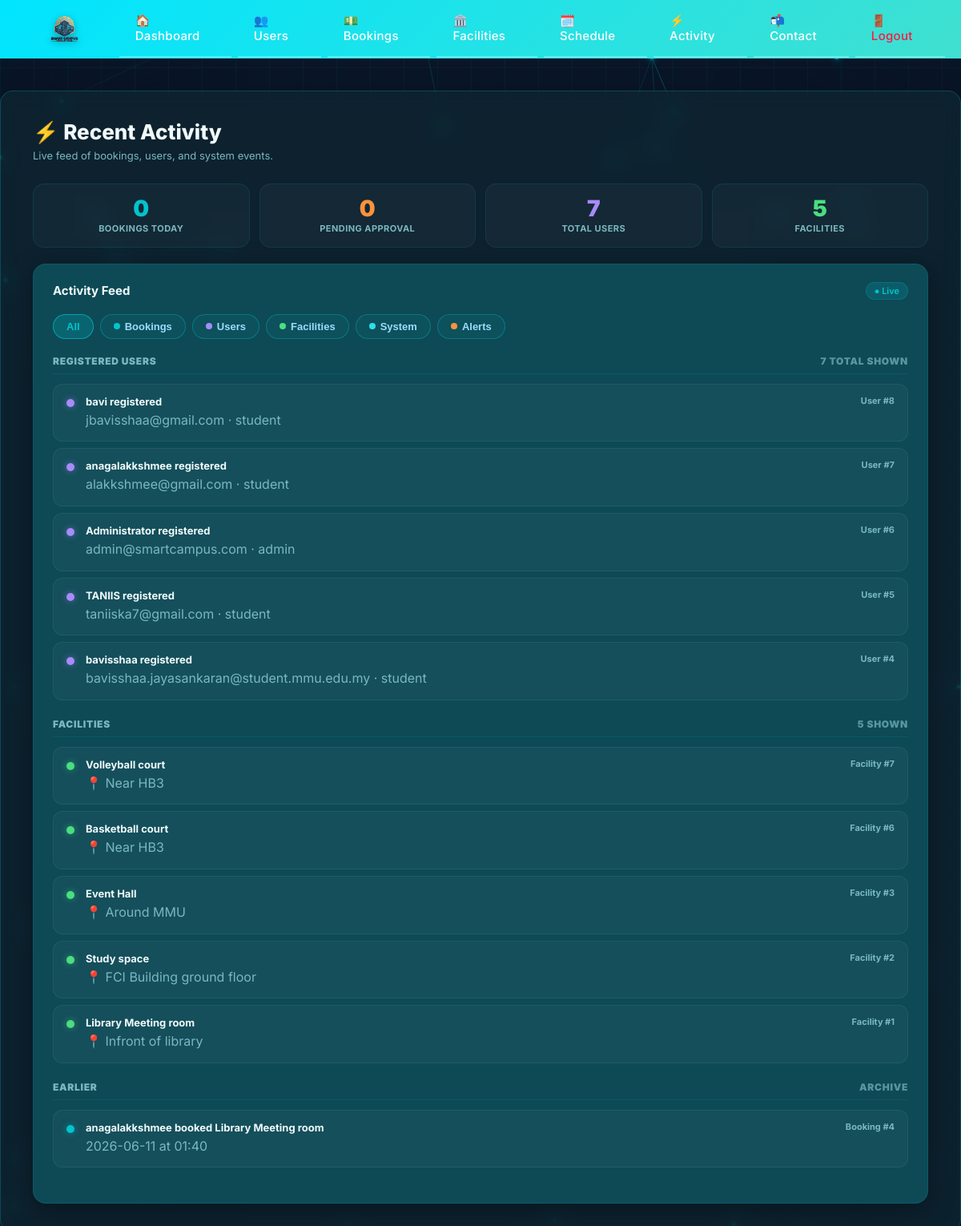
Page /admin/activity (signed in) on the earlier database version.
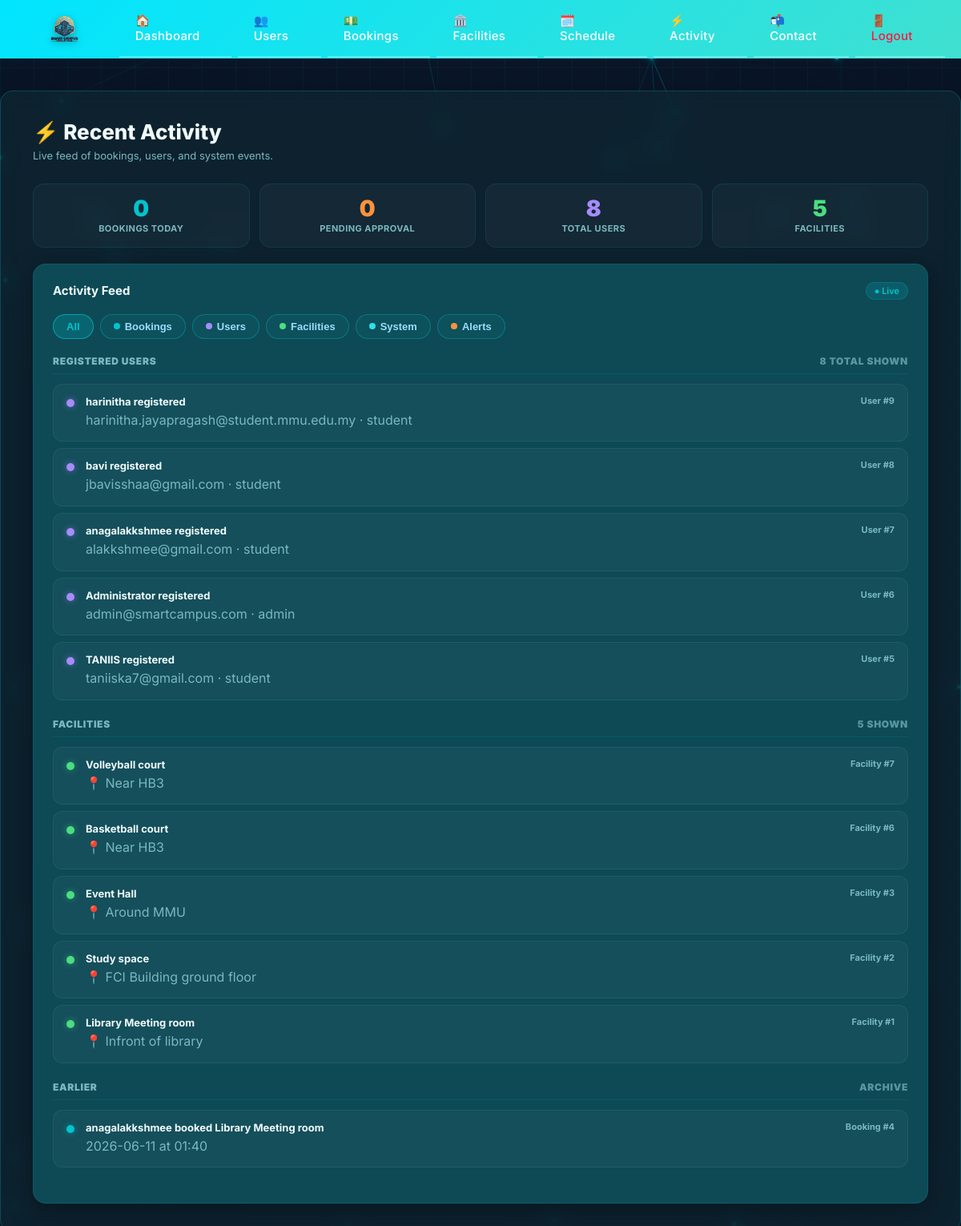
Same page on the later database version.
### tables this page shows
CREATE TABLE users (
        id INTEGER PRIMARY KEY AUTOINCREMENT,
        name TEXT,
        username TEXT UNIQUE,
        email TEXT UNIQUE,
        password TEXT,
        role TEXT DEFAULT 'student'
    );

CREATE TABLE facilities (
        id INTEGER PRIMARY KEY AUTOINCREMENT,
        name TEXT,
        location TEXT,
        description TEXT,
        image_filenames TEXT DEFAULT ''
    , category TEXT DEFAULT 'others', capacity INTEGER DEFAULT 0, view_360_filename TEXT DEFAULT '');

CREATE TABLE bookings (
        id INTEGER PRIMARY KEY AUTOINCREMENT,
        user_id INTEGER,
        facility_id INTEGER,
        date TEXT,
        time TEXT,
        status TEXT,
        is_approved INTEGER DEFAULT 0
    , facility_title TEXT, created_at TEXT DEFAULT (datetime('now')));

### app.py (the view)
@app.route("/admin/activity")
def admin_activity():
    guard = require_admin()
    if guard: return guard
    conn = get_db()
    today = malaysia_now().strftime("%Y-%m-%d")
    yesterday = (malaysia_now() - timedelta(days=1)).strftime("%Y-%m-%d")
    bookings = conn.execute("""
        SELECT b.id, u.name AS user_name, f.name AS facility_name,
               b.date, b.time, b.status, b.is_approved
        FROM bookings b
        JOIN users u ON b.user_id = u.id
        JOIN facilities f ON b.facility_id = f.id
        ORDER BY b.id DESC LIMIT 30
    """).fetchall()
    users = conn.execute("""
        SELECT id, name, email, role FROM users ORDER BY id DESC LIMIT 20
    """).fetchall()
    facilities = conn.execute("""
        SELECT id, name, location FROM facilities ORDER BY id DESC LIMIT 10
    """).fetchall()
    total_bookings_today = conn.execute(
        "SELECT COUNT(*) as cnt FROM bookings WHERE date=?", (today,)
    ).fetchone()["cnt"]
    pending = conn.execute(
        "SELECT COUNT(*) as cnt FROM bookings WHERE is_approved=0 AND status != 'canceled'"
    ).fetchone()["cnt"]
    total_users = conn.execute("SELECT COUNT(*) as cnt FROM users").fetchone()["cnt"]
    total_facilities = conn.execute("SELECT COUNT(*) as cnt FROM facilities").fetchone()["cnt"]
    conn.close()
    return render_template("admin_activity.html",
        bookings=bookings, users=users, facilities=facilities,
        today=today, yesterday=yesterday,
        total_bookings_today=total_bookings_today,
        pending=pending, total_users=total_users,
        total_facilities=total_facilities,
    )

### app.py (called while the page is built)
def malaysia_now():
    return datetime.now(MALAYSIA_TZ)

def get_db():
    conn = sqlite3.connect("database.db")
    conn.row_factory = sqlite3.Row
    return conn

def require_admin():
    if "user_id" not in session:
        flash("Please log in as admin.")
        return redirect('/admin-login')
    if session.get("role") != "admin":
        session.clear()
        session.modified = True
        flash("Access denied. Please log in as admin.")
        return redirect('/admin-login')
    return None

### smart campus/templates/admin_activity.html (shortened to what this page needs)
{% extends "base.html" %}
{% block content %}
<div class="act-header">
  <h1>⚡ Recent Activity</h1>
  <p>Live feed of bookings, users, and system events.</p>
</div>
<div class="stat-strip">
  <div class="stat-card">
    <div class="num">{{ total_bookings_today }}</div>
    <div class="lbl">Bookings Today</div>
  </div>
  <div class="stat-card orange">
    <div class="num">{{ pending }}</div>
    <div class="lbl">Pending Approval</div>
  </div>
  <div class="stat-card purple">
    <div class="num">{{ total_users }}</div>
    <div class="lbl">Total Users</div>
  </div>
  <div class="stat-card green">
    <div class="num">{{ total_facilities }}</div>
    <div class="lbl">Facilities</div>
  </div>
</div>
<div class="panel">
  <div class="panel-header">
    <div class="panel-title">Activity Feed</div>
    <div class="panel-badge">● Live</div>
  </div>
  <div class="filters">
    <button class="fbtn active" type="button" data-type="all">All</button>
    <button class="fbtn" type="button" data-type="Bookings"><span class="fdot fdot-bookings"></span>Bookings</button>
    <button class="fbtn" type="button" data-type="Users"><span class="fdot fdot-users"></span>Users</button>
    <button class="fbtn" type="button" data-type="Facilities"><span class="fdot fdot-facilities"></span>Facilities</button>
    <button class="fbtn" type="button" data-type="System"><span class="fdot fdot-system"></span>System</button>
    <button class="fbtn" type="button" data-type="Alerts"><span class="fdot fdot-alerts"></span>Alerts</button>
  </div>
  <div id="activity">
    {% set today_bookings = bookings | selectattr('date', 'equalto', today) | list %}
    {% set yest_bookings = bookings | selectattr('date', 'equalto', yesterday) | list %}
    {% if users %}
    <div class="day-block">
      <div class="day-head">
        <div class="day-title">Registered Users</div>
        <div class="day-title" style="opacity:.7;">{{ users|length }} total shown</div>
      </div>
      <div class="cards">
        {% for u in users[:5] %}
        <div class="card" data-type="Users">
          <div class="dot c-users"></div>
          <div class="card-body">
            <div class="card-title">{{ u['name'] or 'Unknown' }} registered</div>
            <p class="card-sub">{{ u['email'] or '—' }} · {{ u['role'] or 'student' }}</p>
          </div>
          <div class="card-meta">User #{{ u['id'] }}</div>
        </div>
        {% endfor %}
      </div>
    </div>
    {% endif %}
    {% if facilities %}
    <div class="day-block">
      <div class="day-head">
        <div class="day-title">Facilities</div>
        <div class="day-title" style="opacity:.7;">{{ facilities|length }} shown</div>
      </div>
      <div class="cards">
        {% for f in facilities %}
        <div class="card" data-type="Facilities">
          <div class="dot c-facilities"></div>
          <div class="card-body">
            <div class="card-title">{{ f['name'] }}</div>
            <p class="card-sub">📍 {{ f['location'] or '—' }}</p>
          </div>
          <div class="card-meta">Facility #{{ f['id'] }}</div>
        </div>
        {% endfor %}
      </div>
    </div>
    {% endif %}
    {% set older = bookings | rejectattr('date', 'equalto', today) | rejectattr('date', 'equalto', yesterday) | list %}
    {% if older %}
    <div class="day-block">
      <div class="day-head">
        <div class="day-title">Earlier</div>
        <div class="day-title" style="opacity:.7;">Archive</div>
      </div>
      <div class="cards">
        {% for b in older[:5] %}
        <div class="card" data-type="Bookings">
          <div class="dot c-bookings"></div>
          <div class="card-body">
            <div class="card-title">{{ b['user_name'] }} booked {{ b['facility_name'] }}</div>
            <p class="card-sub">{{ b['date'] }} at {{ b['time'] or '—' }}</p>
          </div>
          <div class="card-meta">Booking #{{ b['id'] }}</div>
        </div>
        {% endfor %}
      </div>
    </div>
    {% endif %}
  </div>
</div>
{% endblock %}

### smart campus/templates/base.html (shortened to what this page needs)
<!DOCTYPE html>
<html>
<head>
    <link rel="stylesheet" href="{{ url_for('static', filename='admin.css') }}">
</head>
<body>
    <nav>
        <div class="site-branding">
            <img src="{{ url_for('static', filename='images/download-1.svg') }}" alt="Download" class="logo-img">
        </div>
        <a href="/admin">🏠 Dashboard</a>
        <a href="/admin/users">👥 Users</a>
        <a href="/admin/bookings">💵 Bookings</a>
        <a href="/admin/facilities">🏛️ Facilities</a>
        <a href="/admin/todays-schedule">🗓️ Schedule</a>
        <a href="/admin/activity">⚡ Activity</a>
        <a href="/admin/contact">📬 Contact</a>
        <a href="/logout">🚪 Logout</a>
    </nav>
    <div class="container">
        {% block content %}{% endblock %}
    </div>
</body>
</html>

### static/admin.css (style rules this page uses)
* { margin: 0; padding: 0; box-sizing: border-box; }
body { font-family: 'Inter', sans-serif; background: radial-gradient(1200px 700px at 15% 15%, rgba(0, 196, 204, 0.22), rgba(0, 196, 204, 0) 60%), radial-gradient(1000px 600px at 85% 25%, rgba(45, 224, 232, 0.18), rgba(45, 224, 232, 0) 55%), radial-gradient(900px 600px at 50% 90%, rgba(0, 196, 204, 0.14), rgba(0, 196, 204, 0) 58%), linear-gradient(135deg, #0a1628 0%, #0a1628 35%, #112d36 70%, #1a3d4a 100%); background-attachment: fixed; color: #c5cdd5; min-height: 100vh; overflow-x: hidden; }
nav, .container { position: relative; z-index: 10; }
nav { background: linear-gradient(135deg, #00E5FF, #40E0D0); backdrop-filter: blur(12px); border-bottom: 1px solid rgba(0, 229, 255, 0.3); padding: 0 20px 0 40px; display: flex; align-items: center; gap: 8px; position: sticky; top: 0; z-index: 100; }
nav a { color: #ffffff; text-decoration: none; padding: 16px 20px; font-weight: 500; font-size: 15px; letter-spacing: 0.3px; border-bottom: 2px solid rgba(255,255,255,0.3); transition: all 0.3s ease; }
nav a:last-child { margin-left: auto; color: #ff1744; }
.container, .panel { background: rgba(17, 45, 54, 0.55); backdrop-filter: blur(12px); border: 1px solid rgba(0, 196, 204, 0.25); box-shadow: 0 8px 32px rgba(0, 0, 0, 0.35); }
.site-branding { display: flex; align-items: center; gap: 12px; margin-right: 20px; }
.logo-img, .mascot-img { height: 44px; width: auto; border-radius: 4px; transition: all 0.3s ease; filter: drop-shadow(0 2px 4px rgba(0,0,0,0.3)); }
.container { max-width: 1200px; margin: 40px auto; padding: 35px 40px; border-radius: 16px; }
.container h1 { font-size: 32px; font-weight: 700; color: #ffffff; margin-bottom: 8px; }
.container p { font-size: 16px; line-height: 1.6; }
.stat-card { background: linear-gradient(135deg, rgba(76,175,80,0.15), rgba(76,175,80,0.05)); border: 1px solid rgba(0, 196, 204, 0.28); border-radius: 12px; padding: 24px; text-align: center; transition: transform 0.3s ease; }
button { margin-top: 15px; padding: 12px; width: 100%; background: linear-gradient(135deg, #1f3a44, #2c5364); color: white; border: none; border-radius: 8px; cursor: pointer; }

Differences in the rows shown:
no longer on this page (row unchanged): users: name "bavisshaa", email "bavisshaa.jayasankaran@student.mmu.edu.my", role "student", id "4"
added users: name "harinitha", email "harinitha.jayapragash@student.mmu.edu.my", role "student", id "9"
Other differences:
{{ total_users }}: "7" → "8"
{{ users|length }}: "7" → "8"
